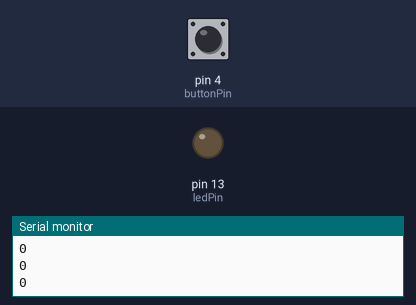
Recording of a program running on a simulated Arduino Micro, built with avr-gcc and run on an emulated ATmega32U4. On the bench: output pins drawn as LEDs (lit = HIGH), the last lines printed to the serial monitor. Inputs (shaded band) come from the test bench; at power-on: pin 4 (buttonPin) LOW.

Above: at 2.8 s.
2.9 s: pin 4 (buttonPin) pulled HIGH for 1.2 s
At 4.1 s:
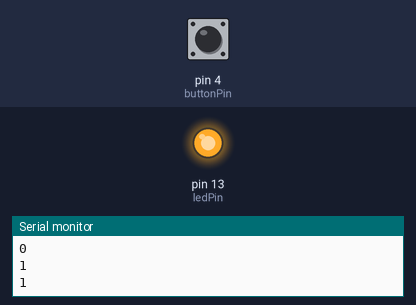
6.5 s: pin 4 (buttonPin) pulled HIGH for 3.2 s
At 10.7 s:
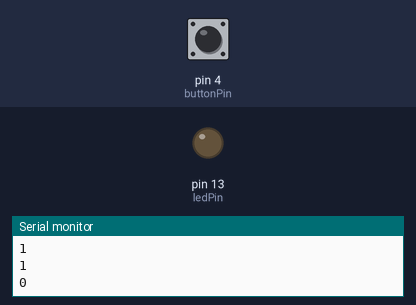
Timing chart, 0 to 12.2 s (numbered marks = the images above; inputs shaded):
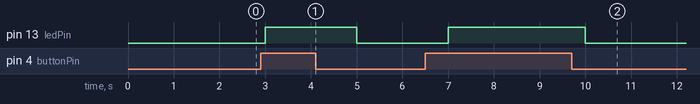

Measured:
- after the input at 2.9 s, pin 13 (ledPin): LOW → HIGH after 0.10 s, → LOW 2.0 s later
- after the input at 6.5 s, pin 13 (ledPin): LOW → HIGH after 0.50 s, → LOW 3.0 s later

The program:

main.cpp
```cpp
#include <Arduino.h>

int buttonPin = 4;
int ledPin = 13;

void setup() {
  pinMode(ledPin, OUTPUT);
  pinMode(buttonPin, INPUT);
  Serial.begin(9600);
}

void loop() {
  int buttonSignal = digitalRead(buttonPin);
  digitalWrite(ledPin, buttonSignal);
  Serial.println(buttonSignal);
  delay(1000);
}
```
